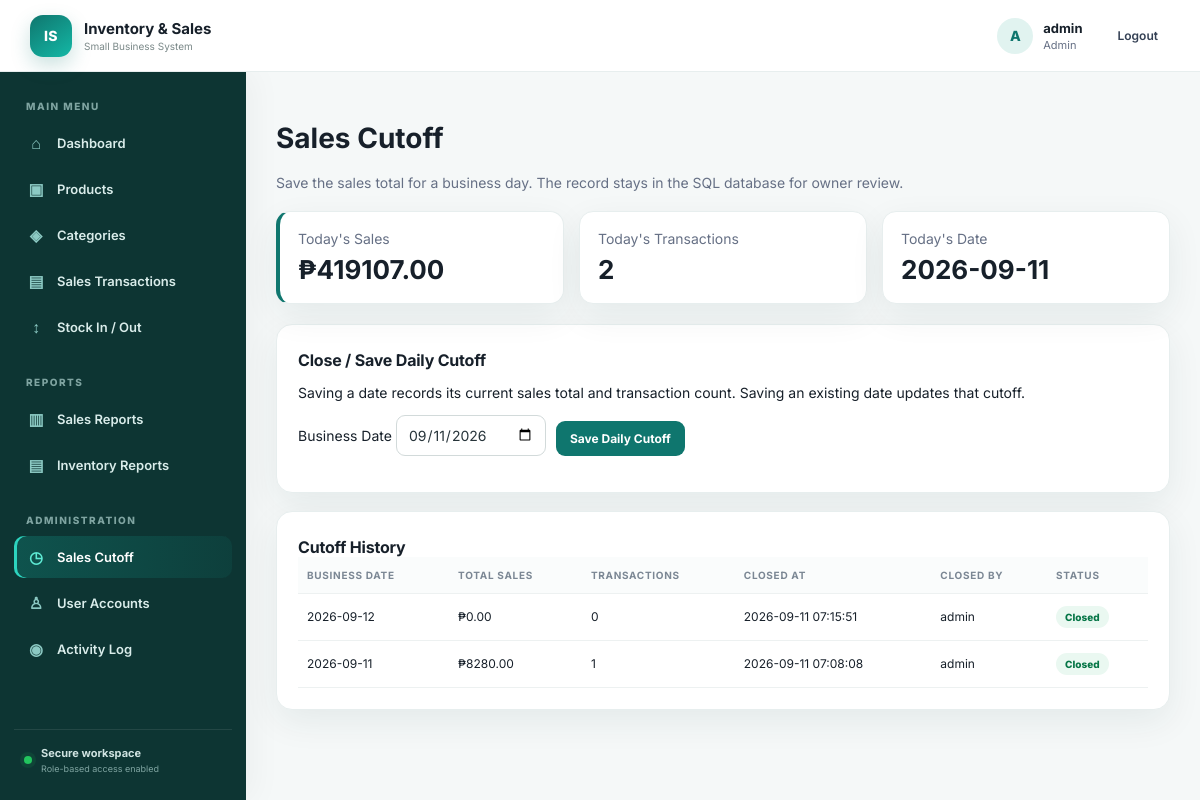
The app's page /sales-cutoff (signed in) with its own data.
### tables this page shows
CREATE TABLE sales_cutoffs (id INTEGER PRIMARY KEY AUTOINCREMENT, business_date TEXT UNIQUE NOT NULL, total_sales REAL NOT NULL DEFAULT 0, transaction_count INTEGER NOT NULL DEFAULT 0, closed_at TEXT NOT NULL, closed_by TEXT NOT NULL);

### app.py (the view, shortened to what this page needs)
@app.route("/sales-cutoff", methods=["GET", "POST"])
@login_required
@admin_required
def sales_cutoff():
    conn = db()
    history = conn.execute("SELECT * FROM sales_cutoffs ORDER BY business_date DESC LIMIT 60").fetchall()
    today_sales = conn.execute("SELECT COALESCE(SUM(total),0) t FROM sales WHERE date(created_at)=date(?)",
                               (today_str(),)).fetchone()["t"]
    today_count = conn.execute("SELECT COUNT(*) c FROM sales WHERE date(created_at)=date(?)",
                               (today_str(),)).fetchone()["c"]
    conn.close()
    return render_template("sales_cutoff.html", history=history, today_sales=today_sales,
                           today_count=today_count, today=today_str())

### app.py (called while the page is built)
def db():
    conn = sqlite3.connect(DB)
    conn.row_factory = sqlite3.Row
    conn.execute("PRAGMA foreign_keys = ON")
    return conn

def today_str():
    return date.today().isoformat()

def login_required(f):
    @wraps(f)
    def wrapped(*args, **kwargs):
        if "user_id" not in session:
            return redirect(url_for("login"))
        return f(*args, **kwargs)
    return wrapped

def admin_required(f):
    @wraps(f)
    def wrapped(*args, **kwargs):
        if session.get("role") != "Admin":
            flash("Admin access required.", "error")
            return redirect(url_for("dashboard"))
        return f(*args, **kwargs)
    return wrapped

### templates/sales_cutoff.html
{% extends "base.html" %}{% block content %}
<h1>Sales Cutoff</h1>
<p class="muted">Save the sales total for a business day. The record stays in the SQL database for owner review.</p>
<div class="cards cards3">
<div class="card accent"><span>Today's Sales</span><b>₱{{"%.2f"|format(today_sales)}}</b></div>
<div class="card"><span>Today's Transactions</span><b>{{today_count}}</b></div>
<div class="card"><span>Today's Date</span><b>{{today}}</b></div>
</div>
<section class="panel"><h2>Close / Save Daily Cutoff</h2>
<p>Saving a date records its current sales total and transaction count. Saving an existing date updates that cutoff.</p>
<form method="post" class="toolbar"><label>Business Date <input type="date" name="business_date" value="{{today}}" required></label><button>Save Daily Cutoff</button></form>
</section>
<section class="panel"><h2>Cutoff History</h2>
<table><tr><th>Business Date</th><th>Total Sales</th><th>Transactions</th><th>Closed At</th><th>Closed By</th><th>Status</th></tr>
{% for c in history %}<tr><td>{{c.business_date}}</td><td>₱{{"%.2f"|format(c.total_sales)}}</td><td>{{c.transaction_count}}</td><td>{{c.closed_at}}</td><td>{{c.closed_by}}</td><td><span class="badge ok">Closed</span></td></tr>{% else %}<tr><td colspan="6">No saved cutoff records.</td></tr>{% endfor %}
</table></section>
{% endblock %}

### static/css/style.css (style rules this page uses)
:root { --teal:#0f766e;--teal2:#0d9488;--deep:#0b3b38;--ink:#17202a;--muted:#667085;--line:#e7eeee;--bg:#f5f8f8;--white:#fff;--danger:#b42318;--shadow:0 12px 35px rgba(16,55,52,.07) }
* { box-sizing:border-box }
html { scroll-behavior:smooth }
body { margin:0;font-family:Inter,Segoe UI,Arial,sans-serif;background:var(--bg);color:var(--ink);font-size:14px }
.panel { background:white;border:1px solid var(--line);border-radius:16px;padding:21px;box-shadow:var(--shadow);margin-bottom:18px }
.panel h2 { font-size:16px;margin:4px 0 0;letter-spacing:-.2px }
table { width:100%;border-collapse:collapse;min-width:500px }
th,td { text-align:left;padding:12px 9px;border-bottom:1px solid #edf1f1;font-size:12px }
th { font-size:10px;color:#7b8794;text-transform:uppercase;letter-spacing:.7px;background:#fafcfc }
.btnlink,button { font:inherit;cursor:pointer }
.btnlink,button { background:var(--teal);color:white;border:0;text-decoration:none;padding:10px 14px;border-radius:9px;font-weight:700;font-size:12px }
.toolbar,.inline { display:flex;gap:10px;align-items:end;margin-bottom:15px }
input,select { font:inherit;padding:10px 11px;border:1px solid #d2dada;border-radius:9px;background:#fff;color:#27343a;outline:none }
.muted { color:var(--muted) }
.cards { display:grid;grid-template-columns:repeat(4,1fr);gap:15px;margin:20px 0 }
.cards3 { grid-template-columns:repeat(3,1fr) }
.card { background:#fff;border:1px solid var(--line);border-radius:14px;padding:18px;box-shadow:var(--shadow) }
.card span { display:block;color:#667085 }
.card b { display:block;font-size:26px;margin-top:7px }
.accent { border-left:4px solid var(--teal) }
.badge,.status-pill { padding:5px 9px;border-radius:20px;font-size:10px;font-weight:800;display:inline-block }
.ok,.status-pill.ok { background:#eaf8f1;color:#067647 }

### records on screen
sales_cutoffs: business_date "2026-09-12", total_sales "0.00", transaction_count "0", closed_at "2026-09-11 07:15:51", closed_by "admin"
sales_cutoffs: business_date "2026-09-11", total_sales "8280.00", transaction_count "1", closed_at "2026-09-11 07:08:08", closed_by "admin"

### other values on screen
{{ session.username[:1]|upper }} "A"
{{ session.username }} "admin"
{{ session.role }} "Admin"
{{ "%.2f"|format(today_sales) }} "419107.00"
{{ today_count }} "2"
{{ today }} "2026-09-11"
